Frame 1 (no input): blank canvas, image omitted
Frame 60 (the mouse pressed at the canvas centre just before this capture): blank canvas, image omitted
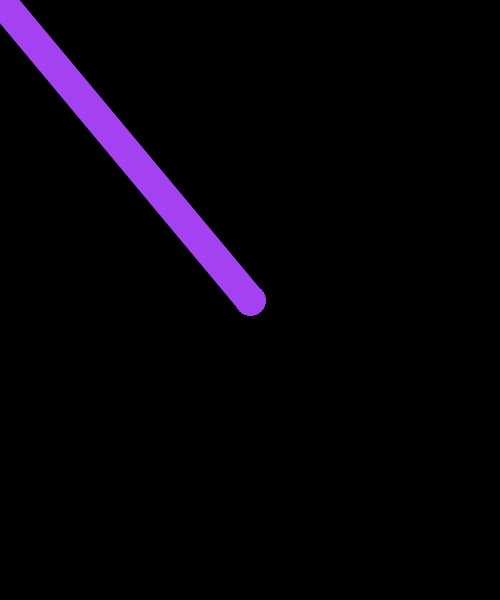
Frame 120 (the mouse held since frame 60 and released just before this capture)

The Processing sketch whose frames 1 and 60 were blank and that drew this single picture after the mouse press (run headless with seeded random() and noise(); from frame 60 on, the mouse is pressed at the canvas centre):

// Processing sketch: w6_09_mousePressed_drawing_pmouseXY
// ── w6_09_mousePressed_drawing_pmouseXY.pde
// IMA @ NYU Shanghai
// Interaction Lab
// Mouse & Keyboard Interaction

color myColor;

void setup() {
  size(500,600);
  background(0);
  noFill();
  
  myColor = color(255);
}

void draw() {
  if (mousePressed) {
    stroke(myColor);
    strokeWeight(30);
    line(pmouseX, pmouseY, mouseX, mouseY);
  }
}

void mousePressed() {
  myColor = color(random(255),random(255),random(255));
}
